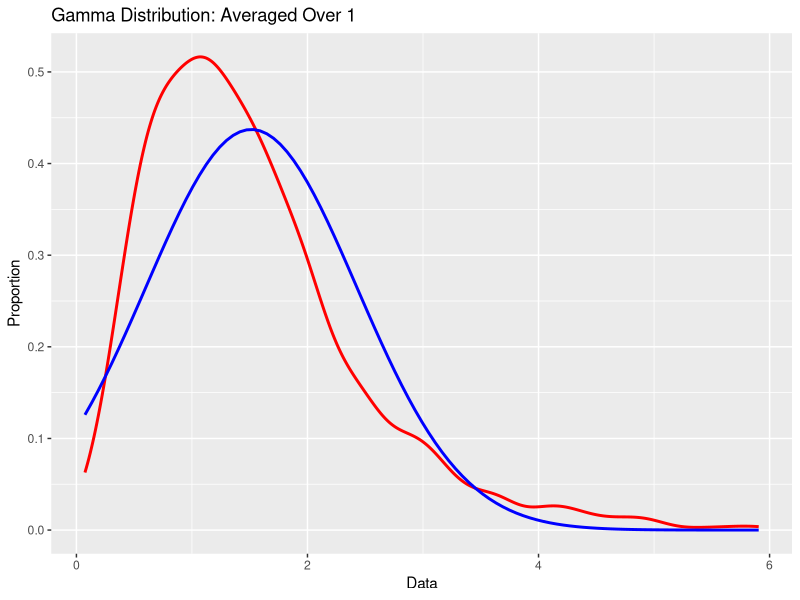
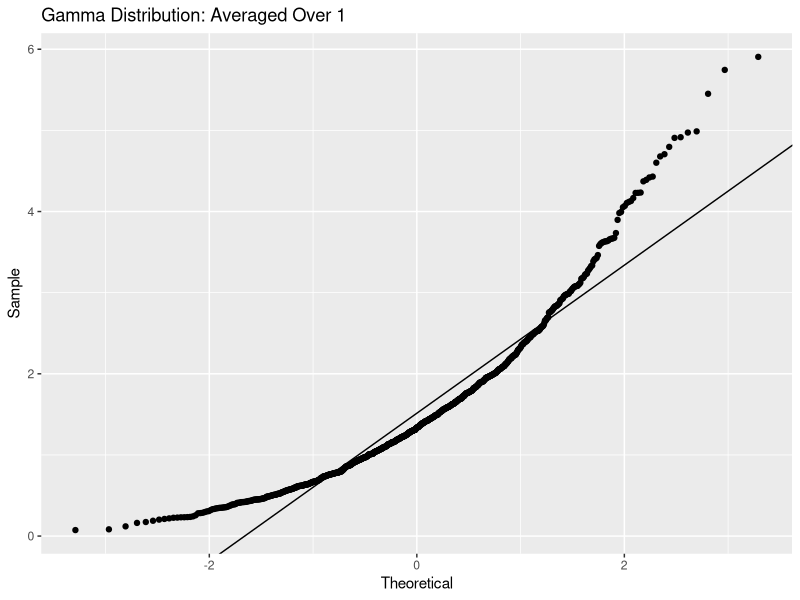
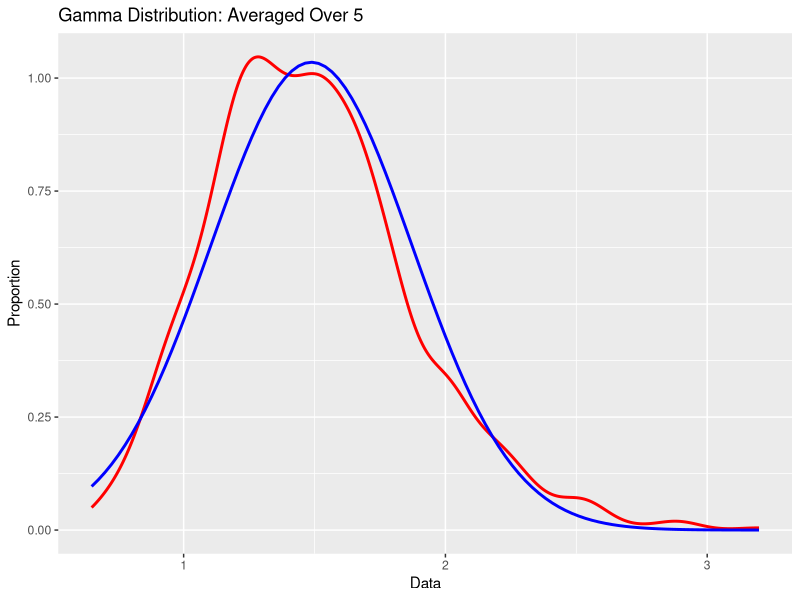
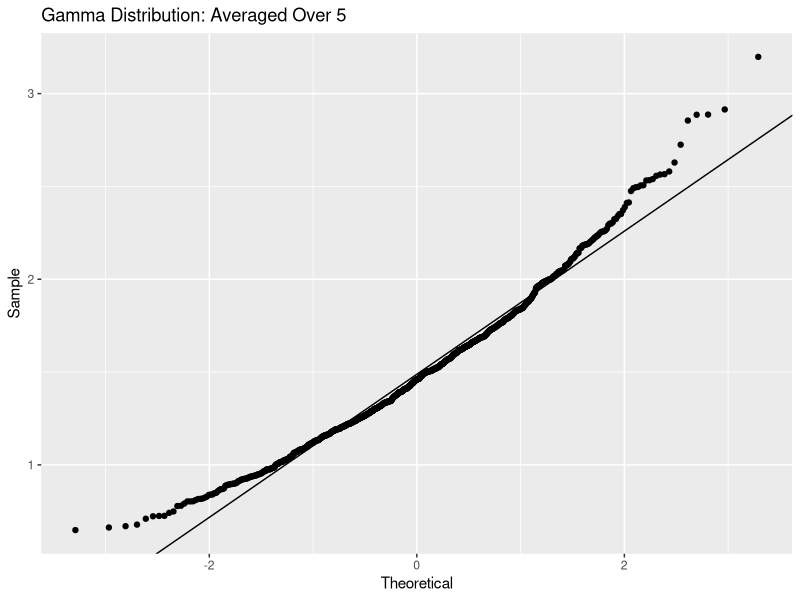
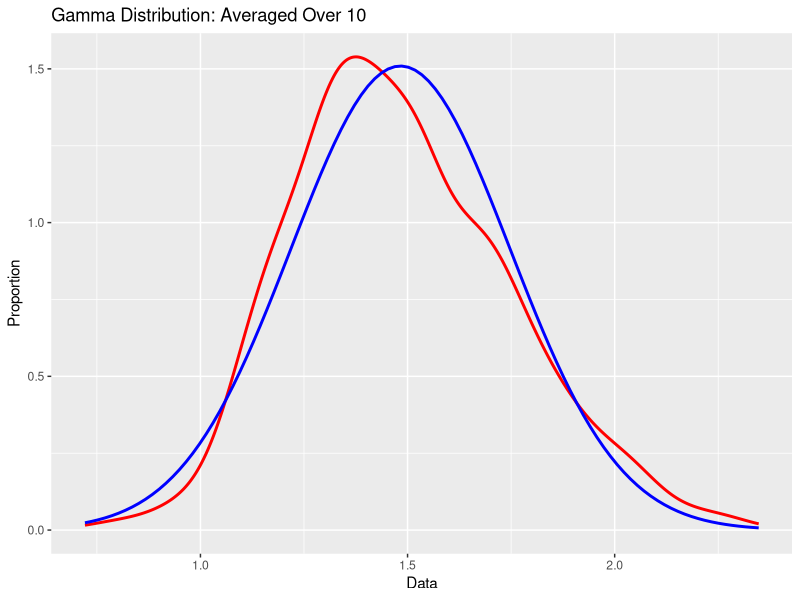
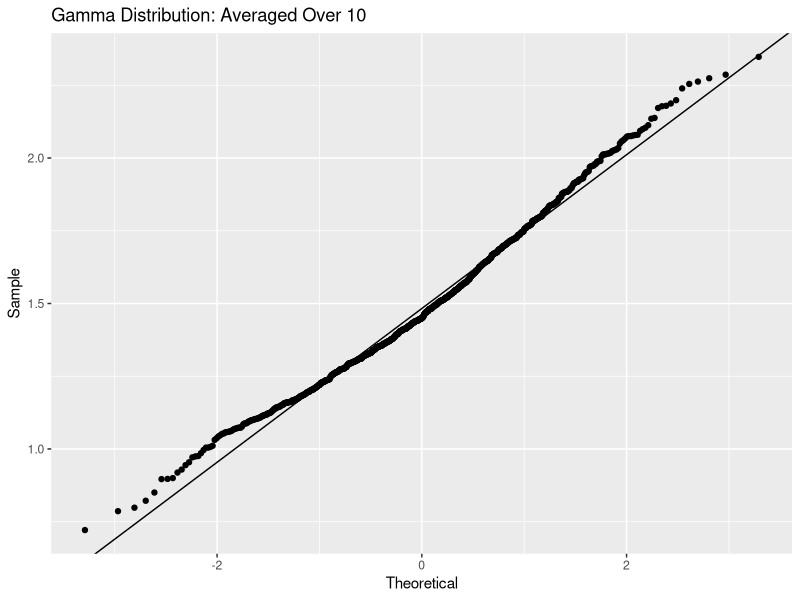
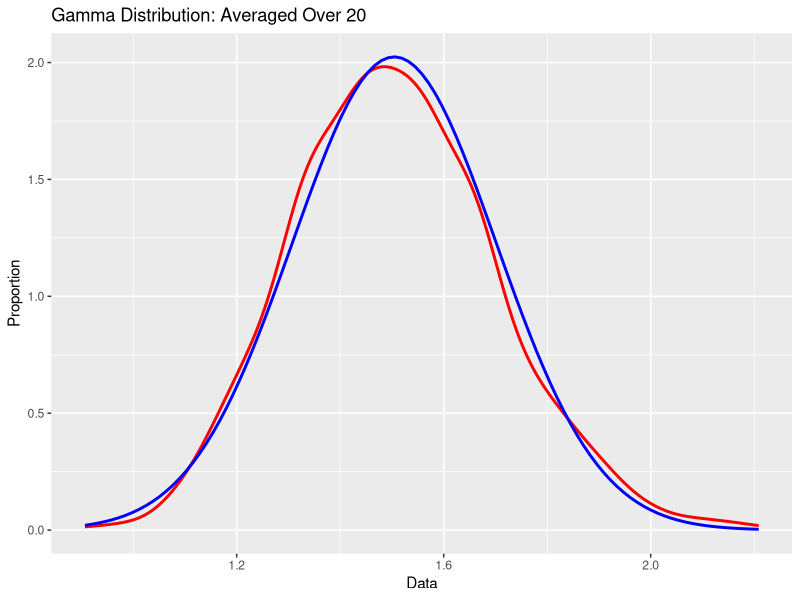
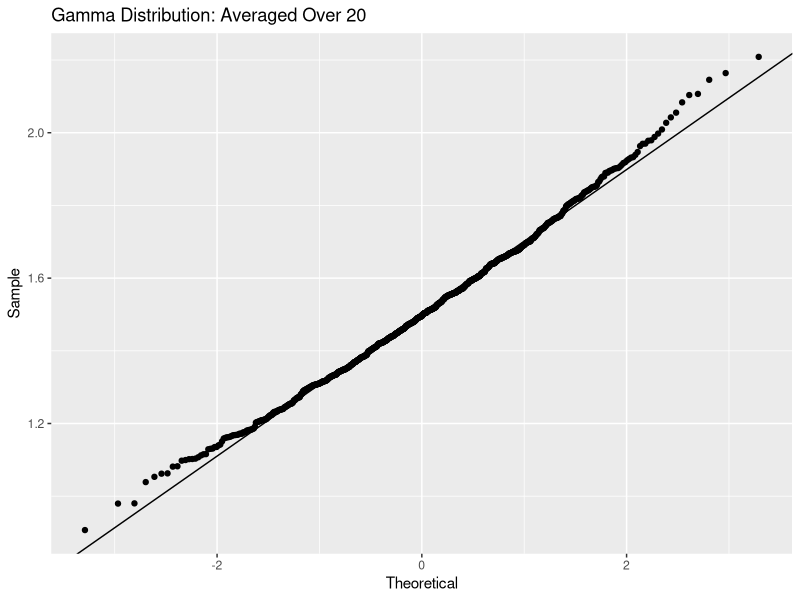

Reproduce these figures in R, in order.
# set working directory to Lab 04
setwd("C:/Users/jordan/Google Drive/Courses Spring 2018/STAT 350/STAT 350 Labs/Lab 04")
# set up ggplot2 for plotting
library(ggplot2)

### 
# PART D: Gamma distribution with parameters alpha=3, beta=2
#
# For a gamma distribution with alpha = 3 and beta = 2, 
# generate 1000 random samples of size n = 1, 5, 10, 20, 40, 60, 80, ...
# 
# Then for each sample: 
# find sample average and
# create histogram (with two colored curves) and 
# normal probability plot of sample mean
# for each graph pair, indicate whether they appear sufficiently normal.
# NOTE: do not need to explain judgment of normality.
# 
# Do this until n is large enough that distribution of sample mean
# appears normal.
###

samples <- 1000   # number of samples to collect
sizes <- c(1, 5, 10, 20, 40, 60, 80, 100)  # sample sizes

# create graph pair for each sample size
for (n in sizes) {
  title <- paste("Gamma Distribution: Averaged Over", n)  # title for graphs
  
  # generate data and calculate means
  gamma.vec <- rgamma(samples*n, 3, rate=2)  # random gamma data
  gamma.mat <- matrix(gamma.vec, nrow=samples)  # separate data into rows
  gamma.means <- apply(gamma.mat, 1, mean)  # calculate means
  
  # create histogram
  hist <- ggplot(data.frame(gamma.means=gamma.means),aes(gamma.means))+
    geom_histogram(aes(y=..density..),bins=sqrt(samples)+2,
                   fill="grey",col="black")+
    geom_density(col="red",lwd=1)+
    stat_function(fun=dnorm,args=list(mean=mean(gamma.means),
                                      sd=sd(gamma.means)),
                  col="blue",lwd=1)+
    ggtitle(title)+
    xlab("Data")+
    ylab("Proportion")
  ggsave(hist, filename=paste("gammaHist",n,".png",sep=""))
  
  # create normal probability plot
  qq <- ggplot(data.frame(gamma.means=gamma.means),aes(sample=gamma.means))+
    stat_qq()+
    geom_abline(slope=sd(gamma.means),intercept=mean(gamma.means))+
    ggtitle(title)+
    xlab("Theoretical")+
    ylab("Sample")
  ggsave(qq, filename=paste("gammaQQ",n,".png",sep=""))
  print(paste("n = ", n))
  print(paste("mean = ", round(mean(gamma.means),digits=4)))
  print(paste("sd = ", round(sd(gamma.means),digits=4)))
}